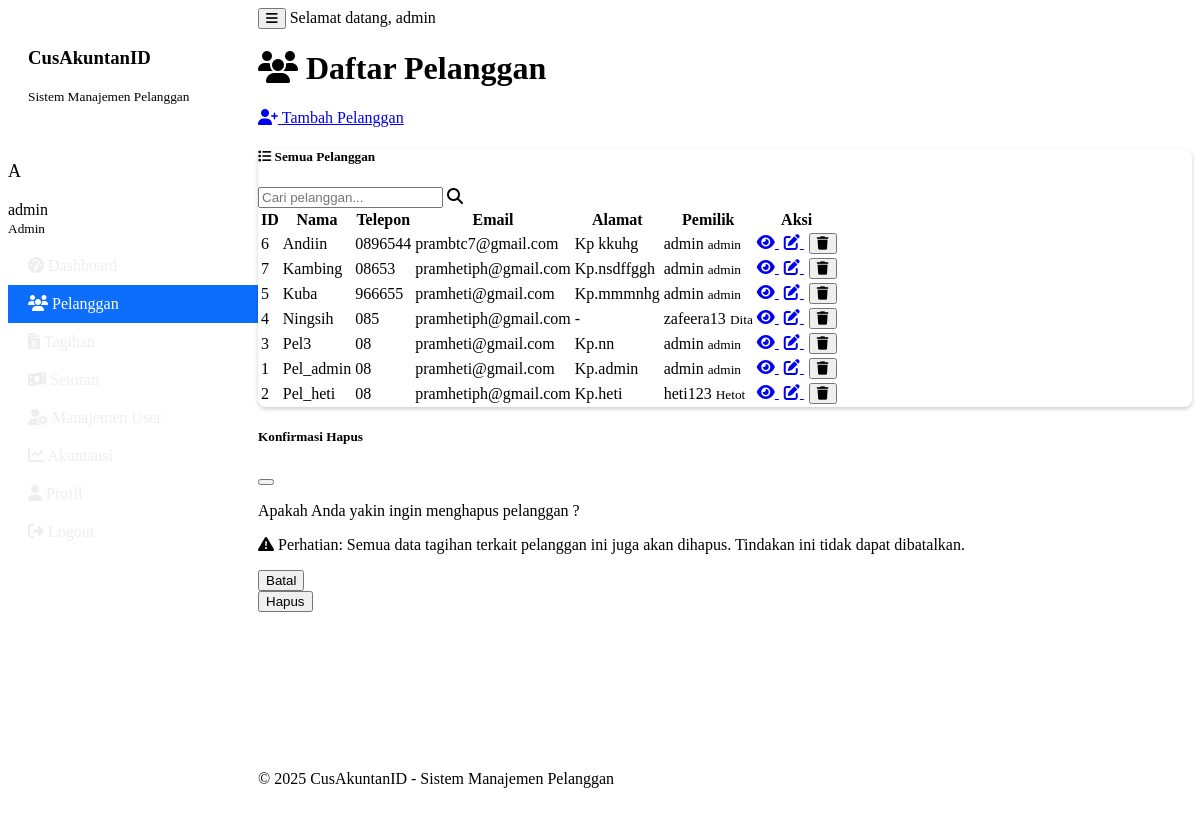
/pelanggan (signed in), run on the app's committed database.
### tables this page shows
CREATE TABLE pelanggan (
            id INTEGER PRIMARY KEY,
            nama TEXT NOT NULL,
            telepon TEXT,
            email TEXT,
            alamat TEXT,
            latitude REAL,
            longitude REAL,
            dibuat_pada TEXT,
            user_id INTEGER
        );

CREATE TABLE pengguna (
            id INTEGER PRIMARY KEY,
            username TEXT UNIQUE NOT NULL,
            password_hash TEXT NOT NULL,
            nama_lengkap TEXT,
            email TEXT,
            level TEXT DEFAULT 'user',
            dibuat_pada TEXT
        );

### main.py (the view)
    def decorated_function(*args, **kwargs):
        if 'user' not in session:
            flash('Anda perlu login terlebih dahulu.', 'warning')
            return redirect(url_for('login'))
        return f(*args, **kwargs)

### main.py (called while the page is built)
@app.context_processor
def inject_now():
    return {'now': datetime.datetime.now()}

def login_required(f):
    def decorated_function(*args, **kwargs):
        if 'user' not in session:
            flash('Anda perlu login terlebih dahulu.', 'warning')
            return redirect(url_for('login'))
        return f(*args, **kwargs)
    decorated_function.__name__ = f.__name__
    return decorated_function

@app.route('/pelanggan')
@login_required
def pelanggan_list():
    user_id = session['user']['id']
    is_admin = session['user']['level'] == 'admin'
    if is_admin:
        pelanggan = sistem_manajemen.dapatkan_semua_pelanggan()
    else:
        pelanggan = sistem_manajemen.dapatkan_semua_pelanggan(user_id)
    return render_template('pelanggan_list.html', pelanggan=pelanggan)

    def get_connection(self):
        return sqlite3.connect(self.db_path)

### templates/pelanggan_list.html (shortened to what this page needs)
{% extends "base.html" %}
{% block content %}
<div class="container">
    <div class="d-flex justify-content-between align-items-center mb-4">
        <h1><i class="fas fa-users me-2"></i> Daftar Pelanggan</h1>
        <a href="{{ url_for('tambah_pelanggan') }}" class="btn btn-primary">
            <i class="fas fa-user-plus me-2"></i> Tambah Pelanggan
        </a>
    </div>
    <div class="card">
        <div class="card-header bg-dark text-white">
            <div class="d-flex justify-content-between align-items-center">
                <h5 class="mb-0">
                    <i class="fas fa-list me-2"></i> Semua Pelanggan
                </h5>
                <div class="input-group" style="max-width: 300px;">
                    <input type="text" id="searchInput" class="form-control" placeholder="Cari pelanggan...">
                    <span class="input-group-text"><i class="fas fa-search"></i></span>
                </div>
            </div>
        </div>
        <div class="card-body">
            {% if pelanggan %}
                <div class="table-responsive">
                    <table class="table table-striped table-hover" id="pelangganTable">
                        <thead>
                            <tr>
                                <th>ID</th>
                                <th>Nama</th>
                                <th>Telepon</th>
                                <th>Email</th>
                                <th>Alamat</th>
                                {% if session.user.level == 'admin' %}
                                <th>Pemilik</th>
                                {% endif %}
                                <th>Aksi</th>
                            </tr>
                        </thead>
                        <tbody>
                            {% for p in pelanggan %}
                            <tr>
                                <td>{{ p[0] }}</td>
                                <td>{{ p[1] }}</td>
                                <td>{{ p[2] or '-' }}</td>
                                <td>{{ p[3] or '-' }}</td>
                                <td>{{ p[4] or '-' }}</td>
                                {% if session.user.level == 'admin' %}
                                <td>
                                    {% if p[9] %}
                                        <span class="badge bg-primary">{{ p[9] }}</span>
                                        {% if p[10] %}
                                        <small class="d-block text-muted">{{ p[10] }}</small>
                                        {% endif %}
                                    {% else %}
                                        <span class="badge bg-secondary">Tidak ada</span>
                                    {% endif %}
                                </td>
                                {% endif %}
                                <td>
                                    <a href="{{ url_for('detail_pelanggan', pelanggan_id=p[0]) }}" class="btn btn-sm btn-info" title="Lihat Detail">
                                        <i class="fas fa-eye"></i>
                                    </a>
                                    <a href="{{ url_for('edit_pelanggan', pelanggan_id=p[0]) }}" class="btn btn-sm btn-primary" title="Edit">
                                        <i class="fas fa-edit"></i>
                                    </a>
                                    {% if session.user.level == 'admin' %}
                                    <button type="button" class="btn btn-sm btn-danger delete-pelanggan-btn"
                                        data-bs-toggle="modal"
                                        data-bs-target="#deletePelangganModal"
                                        data-id="{{ p[0] }}"
                                        data-nama="{{ p[1] }}"
                                        title="Hapus">
                                        <i class="fas fa-trash"></i>
                                    </button>
                                    {% endif %}
                                </td>
                            </tr>
                            {% endfor %}
                        </tbody>
                    </table>
                </div>
            {% else %}
                <div class="alert alert-info">
                    <i class="fas fa-info-circle me-2"></i> Belum ada data pelanggan. Silakan tambahkan pelanggan baru.
                </div>
            {% endif %}
        </div>
    </div>
</div>
<div class="modal fade" id="deletePelangganModal" tabindex="-1" aria-labelledby="deletePelangganModalLabel" aria-hidden="true">
    <div class="modal-dialog">
        <div class="modal-content">
            <div class="modal-header bg-danger text-white">
                <h5 class="modal-title" id="deletePelangganModalLabel">Konfirmasi Hapus</h5>
                <button type="button" class="btn-close" data-bs-dismiss="modal" aria-label="Close"></button>
            </div>
            <div class="modal-body">
                <p>Apakah Anda yakin ingin menghapus pelanggan ?</p>
                <p class="text-danger">
                    <i class="fas fa-exclamation-triangle me-2"></i>
                    Perhatian: Semua data tagihan terkait pelanggan ini juga akan dihapus. Tindakan ini tidak dapat dibatalkan.
                </p>
            </div>
            <div class="modal-footer">
                <button type="button" class="btn btn-secondary" data-bs-dismiss="modal">Batal</button>
                <form id="deletePelangganForm" method="POST">
                    <button type="submit" class="btn btn-danger">Hapus</button>
                </form>
            </div>
        </div>
    </div>
</div>
{% endblock %}

### static/css/style.css (style rules this page uses)
.card { margin-bottom: 20px; border-radius: 0.5rem; box-shadow: 0 0.125rem 0.25rem rgba(0, 0, 0, 0.2); }
.card-header { border-top-left-radius: 0.5rem !important; border-top-right-radius: 0.5rem !important; }
.btn + .btn { margin-left: 5px; }
.table th, .table td { vertical-align: middle; }

### data on the page
pelanggan: id "6", nama "Andiin", telepon "0896544", email "prambtc7@gmail.com", alamat "Kp kkuhg", username "admin", nama_lengkap "admin"
pelanggan: id "7", nama "Kambing", telepon "08653", email "pramhetiph@gmail.com", alamat "Kp.nsdffggh", username "admin", nama_lengkap "admin"
pelanggan: id "5", nama "Kuba", telepon "966655", email "pramheti@gmail.com", alamat "Kp.mmmnhg", username "admin", nama_lengkap "admin"
pelanggan: id "4", nama "Ningsih", telepon "085", email "pramhetiph@gmail.com", alamat "-", username "zafeera13", nama_lengkap "Dita"
pelanggan: id "3", nama "Pel3", telepon "08", email "pramheti@gmail.com", alamat "Kp.nn", username "admin", nama_lengkap "admin"
pelanggan: id "1", nama "Pel_admin", telepon "08", email "pramheti@gmail.com", alamat "Kp.admin", username "admin", nama_lengkap "admin"
pelanggan: id "2", nama "Pel_heti", telepon "08", email "pramhetiph@gmail.com", alamat "Kp.heti", username "heti123", nama_lengkap "Hetot"

### other printed values
{{ session.user.username[0].upper() }} "A"
{{ session.user.nama_lengkap or session.user.username }} "admin"
{{ 'Admin' if session.user.level == 'admin' else 'User' }} "Admin"
